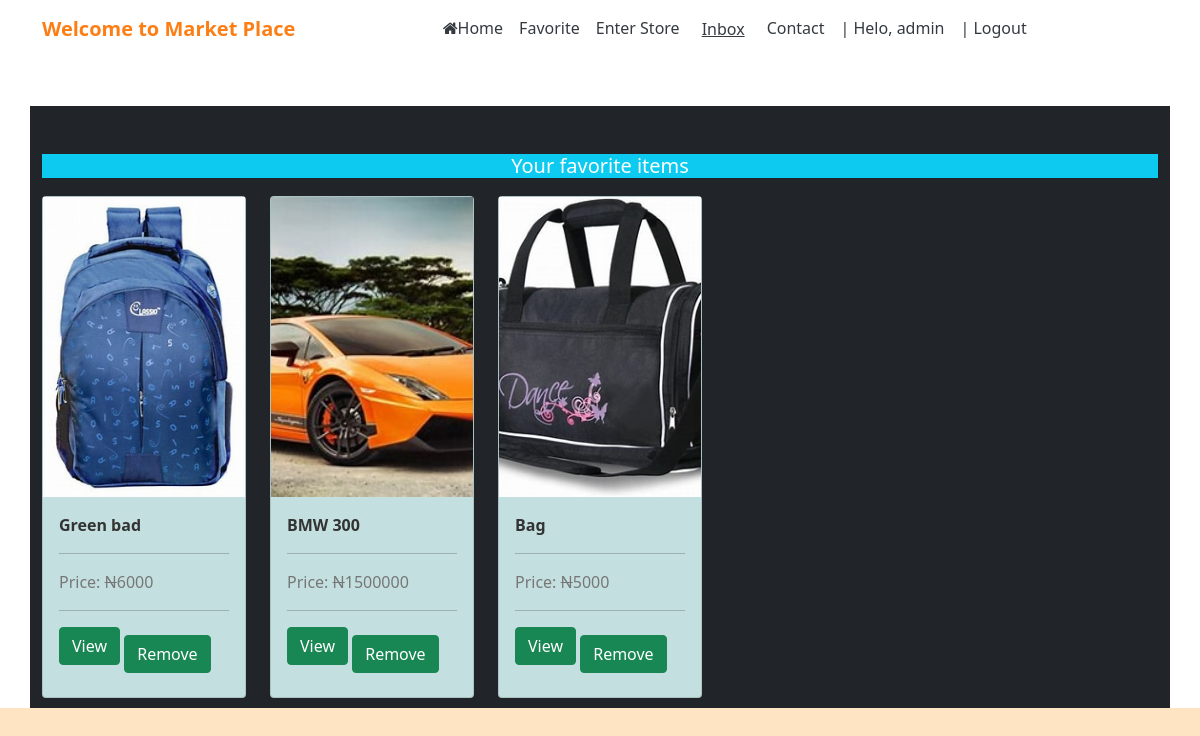
Before: /favorite/ (signed in) with the older database file.
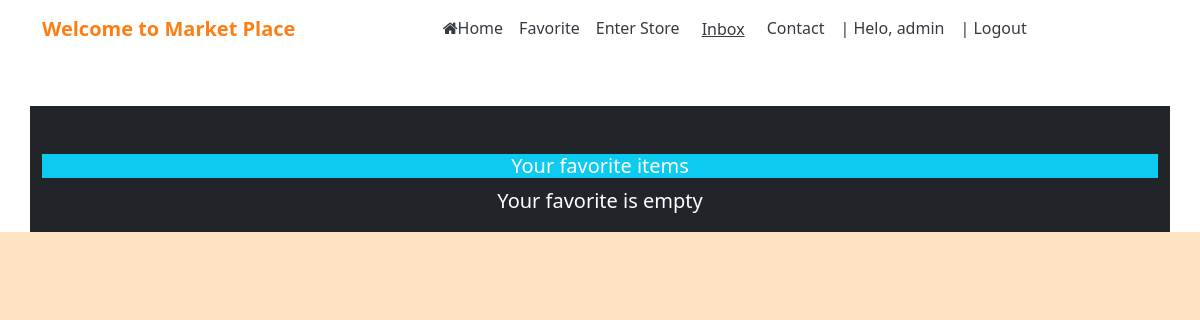
After: the same page with the newer database file.
### jijiapp/models.py (models this page shows, shortened)
class Items(models.Model):
    user = models.ForeignKey(User, on_delete = models.CASCADE, related_name='supplier')
    store = models.ForeignKey(Store, on_delete=models.CASCADE, null=True, blank = True)
    title = models.CharField(max_length=10, null=True, blank =True)
    description = models.CharField(max_length=1000, null=True, blank=True)
    price = models.CharField(max_length=20, null=True, blank=True)
    phone = models.CharField(max_length=20, null=True, blank=True)
    location =models.CharField(max_length=20, null=True, blank=True)
    post_date = models.DateTimeField(auto_now_add=True, null=True, blank=True)
    thumbnails =models.ImageField(upload_to='thumbnails/', null=True, blank=True)
    category = models.ManyToManyField(Category, related_name ='categories')
    class Meta:
        ordering =['-post_date',]
        verbose_name_plural ='Items'

### jijiapp/views.py (the view, shortened to what this page needs)
# urls.py: path('favorite/', views.favorite, name='favorite'),
@login_required
def favorite(request):
    user = request.user
    fav = Items.objects.filter(favorite__user=user).order_by('-favorite__date_added')
    context = {
        'favs':fav,
    }
    return render(request, 'jijiapp/favorite.html', context)

### jijiapp/templates/jijiapp/favorite.html (shortened to what this page needs)
{% extends 'jijiapp/base/base.html' %}
{% load static %}
{% block content %}
<div class="row rowwidth pt-5 bg-dark">
    <div class="mx-auto">
        <h3 class="lead text-white text-center bg-info">Your favorite items</h3>
    </div>
  {% if favs %}
    {% for item in favs %}
    <div class="col-md-2 col-sm-4 col-lg-2 second-card-style">
      <div class="card" style="background-color:rgb(196, 223, 223)">
        <div class="card-image-top">
          <img src="{{ item.thumbnails.url }}" alt="first image" class="image2 thumbnails  w-100" >
          <div class="card-body">
            <p class="card-title">{{ item.title }}</p>
            <hr>
            <p class="card-text">Price: <strike>N</strike>{{ item.price }}</p>
            <hr>
            <form method="post">
              <button type="submit" class="btn btn-success mb-3">View </button>
              <a href="{% url 'delete_fav' item.id %}" class="btn btn-success">Remove</a>
            </form>
          </div>
        </div>
      </div>
    </div>
    {% endfor %}
    {% else %}
    <div class="text-bold text-center lead text-white">
        <p>Your favorite is empty</p>
    </div>
    {% endif %}
  </div>
  {% endblock %}

Changed rows visible on the page:
no longer on this page (row edited): Items: thumbnails (picture), title "Green bad", price "6000"
no longer on this page (row edited): Items: thumbnails (picture), title "BMW 300", price "1500000"
no longer on this page (row edited): Items: thumbnails (picture), title "Bag", price "5000"
Other visible differences:
text now shown: "Your favorite is empty"
